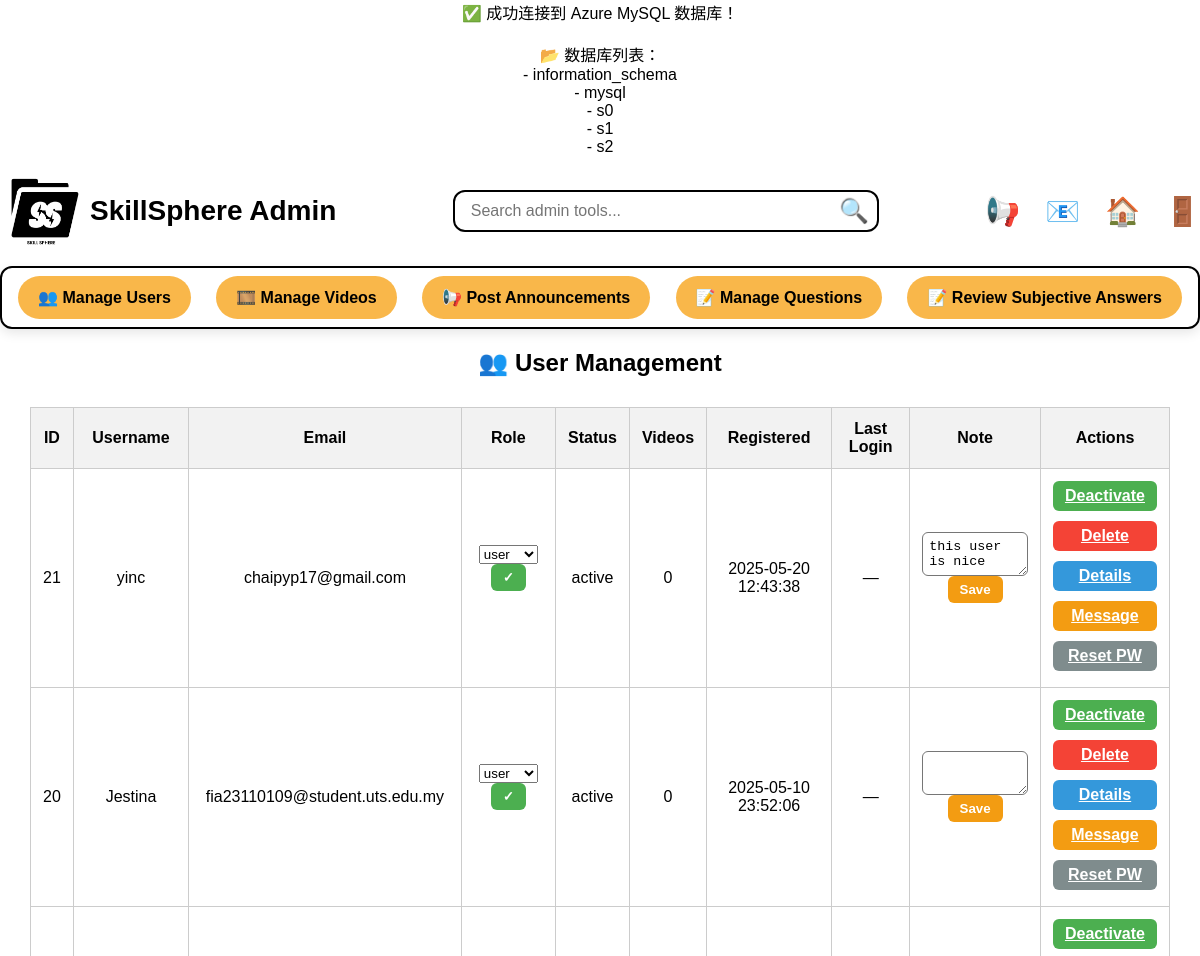
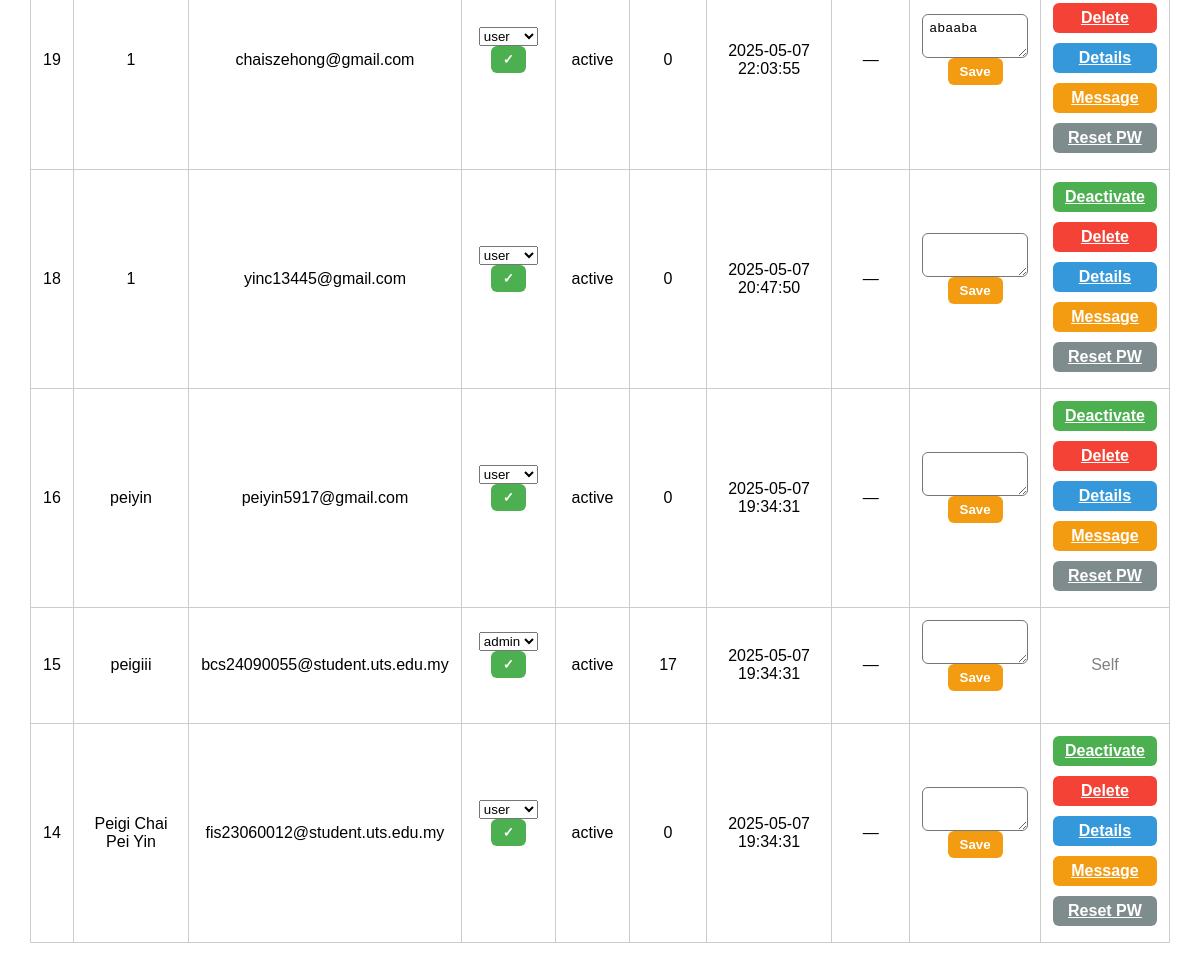
The page /templates/manage_users.php (signed in) on the database its author committed (2 pictures, top to bottom).
### tables this page shows
CREATE TABLE `users` (
  `id` int(11) UNSIGNED NOT NULL,
  `username` varchar(50) NOT NULL,
  `email` varchar(100) NOT NULL,
  `PASSWORD` varchar(255) NOT NULL,
  `profile_picture` varchar(255) DEFAULT NULL,
  `phone` varchar(20) DEFAULT NULL,
  `country` varchar(50) DEFAULT NULL,
  `state` varchar(50) DEFAULT NULL,
  `city` varchar(50) DEFAULT NULL,
  `race` varchar(50) DEFAULT NULL,
  `avatar` varchar(255) DEFAULT NULL,
  `role` enum('admin','user') NOT NULL DEFAULT 'user',
  `created_at` datetime DEFAULT current_timestamp(),
  `last_login_at` datetime DEFAULT NULL,
  `admin_note` text DEFAULT NULL,
  `STATUS` enum('active','inactive') NOT NULL DEFAULT 'active',
  `reset_token` varchar(255) DEFAULT NULL,
  `reset_token_expires` datetime DEFAULT NULL
);

### templates/manage_users.php (the view, shortened to what this page needs)
<?php
require 'db.php';
$stmt = $pdo->query("SELECT u.id, u.username, u.email, u.role, u.status, u.created_at, u.last_login_at, u.admin_note,
                            COUNT(v.id) AS video_count
                     FROM users u
                     LEFT JOIN videos v ON u.id = v.user_id
                     GROUP BY u.id
                     ORDER BY u.id DESC");
$users = $stmt->fetchAll(PDO::FETCH_ASSOC);
?>
<!DOCTYPE html>
<html>
<head>
    <?php include 'adminnav.php'; ?>
</head>
<body>
<h2 style="text-align:center;">👥 User Management</h2>
<table>
    <tr>
        <th>ID</th><th>Username</th><th>Email</th><th>Role</th><th>Status</th><th>Videos</th>
        <th>Registered</th><th>Last Login</th><th>Note</th><th>Actions</th>
    </tr>
    <?php foreach ($users as $u): ?>
    <tr>
        <td><?= $u['id'] ?></td>
        <td><?= htmlspecialchars($u['username']) ?></td>
        <td><?= htmlspecialchars($u['email']) ?></td>
        <td>
            <form method="POST" action="admin_actions.php">
                <select name="role">
                    <option value="user" <?= $u['role'] === 'user' ? 'selected' : '' ?>>user</option>
                    <option value="admin" <?= $u['role'] === 'admin' ? 'selected' : '' ?>>admin</option>
                </select>
                <button type="submit" name="update_role" class="btn btn-update">✓</button>
            </form>
        </td>
        <td><?= $u['status'] ?></td>
        <td><?= $u['video_count'] ?></td>
        <td><?= $u['created_at'] ?></td>
        <td><?= $u['last_login_at'] ?: '—' ?></td>
        <td>
            <form method="POST" action="admin_actions.php">
                <textarea name="admin_note" rows="2"><?= htmlspecialchars($u['admin_note']) ?></textarea>
                <button type="submit" name="update_note" class="btn btn-note">Save</button>
            </form>
        </td>
        <td>
            <?php if ($_SESSION['user_id'] != $u['id']): ?>
            <div class="actions">
                <a href="admin_actions.php?toggle=<?= $u['id'] ?>" class="btn btn-update"
                   onclick="return confirm('Toggle account status?')">
                    <?= $u['status'] === 'active' ? 'Deactivate' : 'Activate' ?>
                </a>
                <a href="admin_actions.php?delete=<?= $u['id'] ?>" class="btn btn-delete"
                   onclick="return confirm('Delete this user?')">Delete</a>
                <a href="user_detail.php?id=<?= $u['id'] ?>" class="btn btn-info">Details</a>
                <a href="send_message.php?to=<?= $u['id'] ?>" class="btn btn-note">Message</a>
                <a href="reset_password.php?user=<?= $u['id'] ?>" class="btn btn-gray">Reset PW</a>
            </div>
            <?php else: ?>
                <span style="color:gray;">Self</span>
            <?php endif; ?>
        </td>
    </tr>
    <?php endforeach; ?>
</table>
</body>
</html>

### templates/style.css (style rules this page uses)
body { font-family: Arial, sans-serif; margin: 0; padding: 0; text-align: center; background-color: white; }

### templates/manage_users.php (style rules this page uses)
table { border-collapse: collapse; width: 95%; margin: 30px auto; }
th, td { padding: 12px; border: 1px solid #ccc; text-align: center; }
th { background-color: #f2f2f2; }
textarea { width: 100%; resize: vertical; padding: 6px; border-radius: 6px; }
.btn { padding: 6px 12px; border: none; border-radius: 6px; font-weight: bold; cursor: pointer; margin-bottom: 4px; }
.btn-update { background-color: #4CAF50; color: white; }
.btn-delete { background-color: #f44336; color: white; }
.btn-info { background-color: #3498db; color: white; }
.btn-note { background-color: #f39c12; color: white; }
.btn-gray { background-color: #7f8c8d; color: white; }
.actions { display: flex; flex-direction: column; gap: 6px; }

### rows shown on the page
users: id "21", username "yinc", email "chaipyp17@gmail.com", role "user", STATUS "active", video_count "0", created_at "2025-05-20 12:43:38", last_login_at "—", admin_note "this user is nice", shows "Deactivate"
users: id "20", username "Jestina", email "fia23110109@student.uts.edu.my", role "user", STATUS "active", video_count "0", created_at "2025-05-10 23:52:06", last_login_at "—", shows "Deactivate"
users: id "19", username "1", email "chaiszehong@gmail.com", role "user", STATUS "active", video_count "0", created_at "2025-05-07 22:03:55", last_login_at "—", admin_note "abaaba", shows "Deactivate"
users: id "18", username "1", email "yinc13445@gmail.com", role "user", STATUS "active", video_count "0", created_at "2025-05-07 20:47:50", last_login_at "—", shows "Deactivate"
users: id "16", username "peiyin", email "peiyin5917@gmail.com", role "user", STATUS "active", video_count "0", created_at "2025-05-07 19:34:31", last_login_at "—", shows "Deactivate"
users: id "15", username "peigiii", email "bcs24090055@student.uts.edu.my", role "admin", STATUS "active", video_count "17", created_at "2025-05-07 19:34:31", last_login_at "—", shows "Self"
users: id "14", username "Peigi Chai Pei Yin", email "fis23060012@student.uts.edu.my", role "user", STATUS "active", video_count "0", created_at "2025-05-07 19:34:31", last_login_at "—", shows "Deactivate"

### other values the page prints
$row['Database'] "information_schema"
$row['Database'] "mysql"
$row['Database'] "s0"
$row['Database'] "s1"
$row['Database'] "s2"
